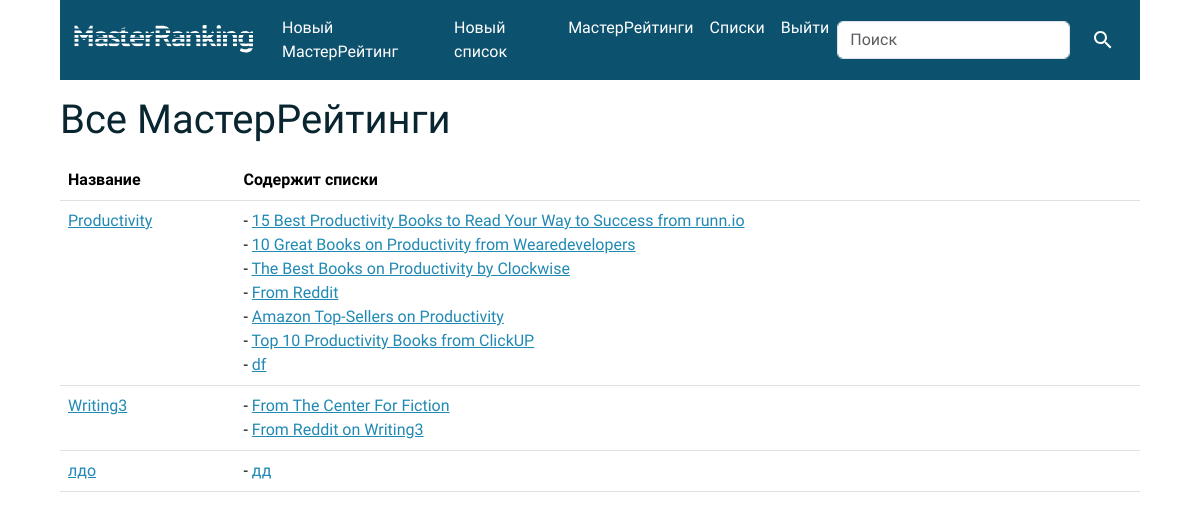
The app's page /masters (signed in), older data.
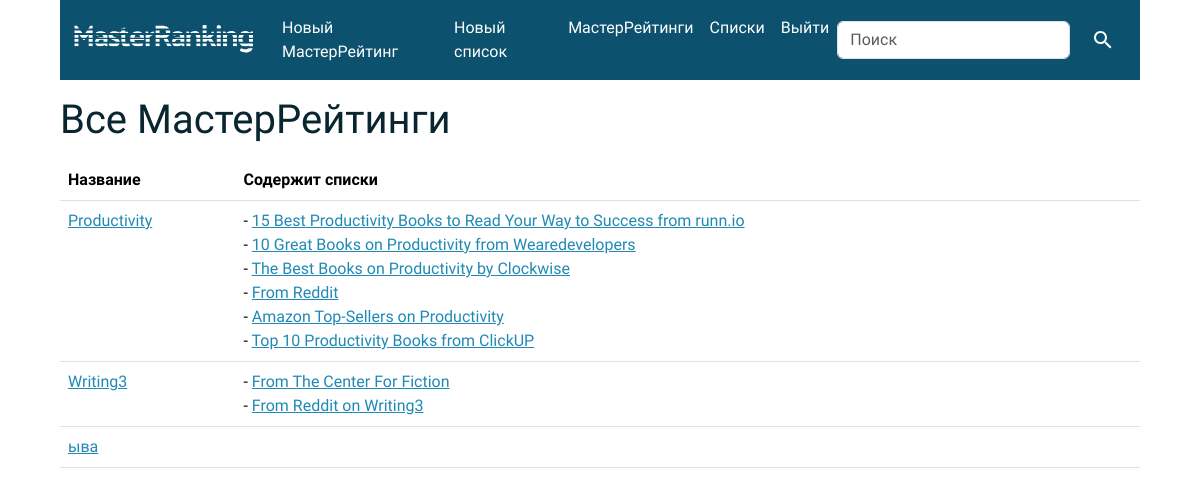
The same page, newer data.
### list/models.py (models this page shows, shortened)
class Master(models.Model):
    name = models.CharField(max_length=960)
    time = models.DateTimeField(auto_now_add=True, null=True)
    slug = models.SlugField(max_length=250, null=True, blank=True)
    user = models.ForeignKey(User, on_delete=models.CASCADE)
    class Meta:
        constraints = [
            models.UniqueConstraint(fields=['name', 'user'], name='У пользователя не должно быть несколько МастерРейтингов с одним названием'),
            models.UniqueConstraint(fields=['slug', 'user'], name='Слаг для МастерРейтинга должен быть уникальным')
        ]
    '''
    Related:
    list
    book_in_master
    author_in_master
    '''
    def __str__(self):
        return self.name

class List(models.Model):
    name = models.CharField(max_length=320)
    info = models.CharField(max_length=960, blank=True)
    url = models.URLField(max_length=560, blank=True)
    credibility = models.PositiveIntegerField(default=3)
    book_num = models.PositiveIntegerField(default=10)
    masters = models.ManyToManyField(Master, blank=True)
    places_matter = models.BooleanField()
    slug = models.SlugField(max_length=250, null=True, blank=True)
    user = models.ForeignKey(User, on_delete=models.CASCADE)
    class Meta:
        constraints = [
            models.UniqueConstraint(fields=['name', 'user'], name='У пользователя не дожно быть несколько списков с одним названием'),
            models.UniqueConstraint(fields=['slug', 'user'], name='Слаг для списка должен быть уникальным')
        ]
    def __str__(self):
        return self.name

### list/views.py (the view)
# urls.py: path("masters", views.masters, name="masters"),
@login_required
def masters(request):
    masters = Master.objects.filter(user=request.user).order_by('name')
    return render(request, "list/masters.html", {
        "masters": masters,
    })

### list/templates/list/masters.html (shortened to what this page needs)
{% extends 'list/base.html' %}
{% block body %}
{% if masters.count > 0 %}
<h1>Все МастерРейтинги</h1>
<table class="table table-hover">
    <thead>
        <tr>
            <th scope="col">Название</th>
            <th scope="col">Содержит списки</th>
        </tr>
    </thead>
    <tbody>
        {% for master in masters %}
        <tr>
            <td><a href="{% url 'master' master.id master.slug %}">{{ master }}</a></td>
            <td> {% if master.list_set.count > 0 %}
                {% for list in master.list_set.all %}
                - <a href="{% url 'list' list.id list.slug %}">{{ list }}</a><br>
                {% endfor %}
                {% endif %}</td>
        </tr>
        {% endfor %}
    </tbody>
</table>
{% else %}
<br>
<h1>Вы еще не создали ни одного МастерРейтинга</h1><br>
<a class="btn btn-primary" href="{% url 'master_add' %}">Добавить МастерРейтинг</a>
{% endif %}
{% endblock %}

### list/templates/list/base.html (shortened to what this page needs)
{% load static %}
<!DOCTYPE html>
<html lang="en">
<head>
    <link href="https://cdn.jsdelivr.net/npm/bootstrap@5.3.2/dist/css/bootstrap.min.css" rel="stylesheet"
>
    <link rel="stylesheet" href="https://cdnjs.cloudflare.com/ajax/libs/font-awesome/4.7.0/css/font-awesome.min.css">
    <link href="{% static 'list/style.css' %}" rel="stylesheet">
</head>
<body>
    <nav class="navbar navbar-expand-lg navbar-dark" style="background-color: #0C516E;">
        <div class="container-fluid">
            <a class="navbar-brand" href="{% url 'index' %}"><img src="{% static 'list/logo.svg' %}"></a>
            <div class="collapse navbar-collapse" id="navbarSupportedContent">
                <ul class="navbar-nav me-auto mb-2 mb-lg-0">
                    {% if user.is_authenticated %}
                    <li class="nav-item">
                        <a class="nav-link" href="{% url 'master_add' %}">Новый МастерРейтинг</a>
                    </li>
                    <li class="nav-item">
                        <a class="nav-link" href="{% url 'list_add' %}">Новый список</a>
                    </li>
                    <li class="nav-item">
                        <a class="nav-link" href="{% url 'masters' %}">МастерРейтинги</a>
                    </li>
                    <li class="nav-item">
                        <a class="nav-link" href="{% url 'lists' %}">Списки</a>
                    </li>
                    <li class="nav-item">
                        <a class="nav-link" href="{% url 'logout' %}">Выйти</a>
                    </li>
                    {% endif %}
                </ul>
                {% if user.is_authenticated %}
                <form class="d-flex" role="search" action="{% url 'search' %}" method="post">
                    <input class="form-control me-2" type="search" placeholder="Поиск" aria-label="Поиск" name="q">
                    <button class="btn btn-link icon" type="submit">
                        <img src="{% static 'list/searchwhite.svg' %}" style="width: 24px;"></button>
                </form>
                {% endif %}
            </div>
        </div>
    </nav>
    {% block body %}
    {% endblock %}

### list/static/list/style.css (style rules this page uses)
body { font-family: PT Sans, Arial, sans-serif; color: #082530; width: 90%; margin: 0 auto; }
a { color: #2089B4; }
.navbar-dark a { color: #fff; }

Row changes from the older to the newer data that the page shows:
removed List: name "df", shown under Master "Productivity"
removed Master: name "лдо"
removed List: name "дд", shown under "лдо"
added Master: name "ыва"
